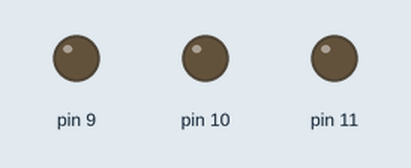
Simulated run of this sketch. Board: Arduino Uno, built with avr-gcc and run on an emulated ATmega328P. Parts: output pins drawn as LEDs (lit = HIGH).

Above: at 0.05 s.
At 0.95 s:
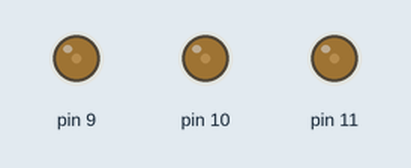
Timing chart, 0 to 6.9 s (numbered marks = the images above):
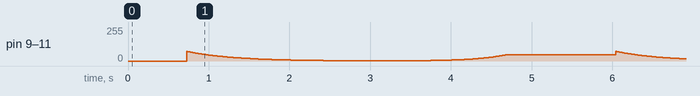

The sketch:

test_pwm_dimming.ino
```cpp
void setup() {
  // put your setup code here, to run once:
  pinMode(9, OUTPUT);
  pinMode(10, OUTPUT);
  pinMode(11, OUTPUT);
}

void loop() {
  // put your main code here, to run repeatedly:
  for (float i=255; i>1; i=i/1.0001) {
    analogWrite(9, i);
    analogWrite(10, i);
    analogWrite(11, i);
    //delay(50);
  }
  for (float i=1; i<255; i=i*1.0001) {
    analogWrite(9, int(i));
    analogWrite(10, int(i));
    analogWrite(11, int(i));
    //delay(50);
  }
}
```
